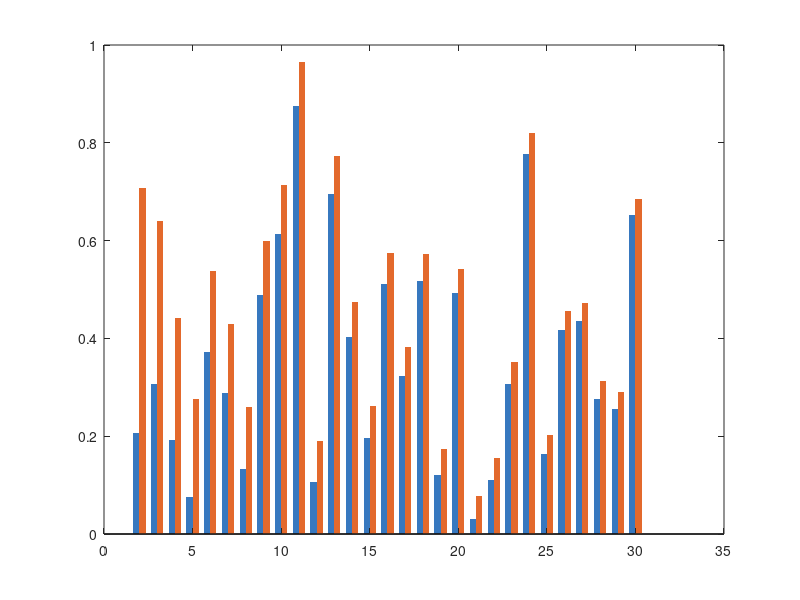

The MATLAB source for this figure: (Note: this script raises an error after producing the figure.)
% QoE-CAC Comparison: Static vs Car scenarios (RACA dataset)
% IEEE Access - Santos et al.

clc; clear; close all;

%% Data
user_id = 1:30;

qoe_car = [0, 0.2067943677859, 0.307067489088673, 0.191972807071599, ...
           0.0762517278608447, 0.371231500561226, 0.287547769573834, ...
           0.133867926840476, 0.487921697114713, 0.612723039678375, ...
           0.874412961370653, 0.107170029311033, 0.696201254651980, ...
           0.403438362348883, 0.195379970408346, 0.511456532381110, ...  % user 16 corrigido
           0.323725228367556, 0.517983866422488, 0.120341618857304, ...
           0.492605434699430, 0.0297846976194587, 0.109693615400427, ...
           0.307385368691984, 0.777766846658652, 0.163166964560825, ...
           0.417233987419188, 0.435709135571642, 0.276568975358029, ...
           0.255668960975842, 0.651434032744000];

qoe_static = [0, 0.706794367785900, 0.640400822422006, 0.441972807071599, ...
              0.276251727860845, 0.537898167227893, 0.430404912430977, ...
              0.258867926840476, 0.599032808225824, 0.712723039678375, ...
              0.965322052279744, 0.190503362644366, 0.773124331575057, ...
              0.474866933777454, 0.262046637075013, 0.573956532381110, ... % user 16 corrigido
              0.382548757779321, 0.573539421978044, 0.172973197804672, ...
              0.542605434699430, 0.0774037452385056, 0.155148160854972, ...
              0.350863629561549, 0.819433513325319, 0.203166964560825, ...
              0.455695525880727, 0.472746172608679, 0.312283261072315, ...
              0.290151719596532, 0.684767366077333];

%% Plot
figure('Units', 'centimeters', 'Position', [2 2 18 10]);

bar_width = 0.35;
x = user_id;

b1 = bar(x - bar_width/2, qoe_car, bar_width, ...
    'FaceColor', [0.2157 0.4706 0.7490], ...
    'EdgeColor', 'none');

hold on;

b2 = bar(x + bar_width/2, qoe_static, bar_width, ...
    'FaceColor', [0.8902 0.4118 0.1725], ...
    'EdgeColor', 'none');

%% Averages
avg_car    = mean(qoe_car);
avg_static = mean(qoe_static);

yline(avg_car,    '--', 'Color', [0.2157 0.4706 0.7490], ...
    'LineWidth', 1.5, 'DisplayName', sprintf('Avg Car = %.2f', avg_car));
yline(avg_static, '--', 'Color', [0.8902 0.4118 0.1725], ...
    'LineWidth', 1.5, 'DisplayName', sprintf('Avg Static = %.2f', avg_static));

%% Formatting
xlabel('User', 'FontSize', 11, 'FontName', 'Times New Roman');
ylabel('QoE-CAC', 'FontSize', 11, 'FontName', 'Times New Roman');
xlim([0 31]);
ylim([0 1.05]);
grid on;
box on;

legend([b1, b2], {'QoE-CAC Car', 'QoE-CAC Static'}, ...
    'Location', 'northwest', ...
    'FontSize', 9, ...
    'FontName', 'Times New Roman');

set(gca, 'FontName', 'Times New Roman', 'FontSize', 10, ...
    'XTick', 1:30, 'TickDir', 'out');

%% Save
print('-dpdf', '-r300', 'qoecac_raca_comparison.pdf');
print('-dpng', '-r300', 'qoecac_raca_comparison.png');

disp('Figura salva com sucesso!');
